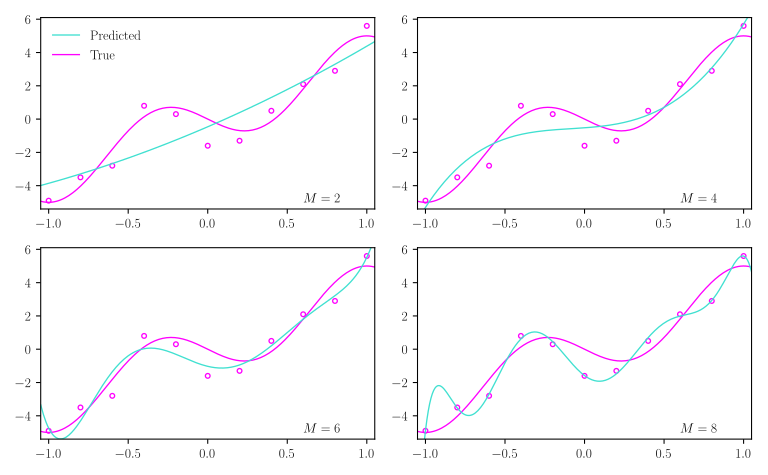

Write the Python code that produced this figure.
import matplotlib as mpl
import matplotlib.pyplot as plt
import numpy as np
from scipy.constants import golden

mpl.rc("text", usetex=True)
mpl.rc("font", family="serif")

x = np.array([-1, -0.8, -0.6, -0.4, -0.2, 0, 0.2, 0.4, 0.6, 0.8, 1])
t = np.array([-4.9, -3.5, -2.8, 0.8, 0.3, -1.6, -1.3, 0.5, 2.1, 2.9, 5.6])


def f(x):
    return 3 * np.sin((1 / 2) * np.pi * x) - 2 * np.sin((3 / 2) * np.pi * x)


Ms = [2, 4, 6, 8]

fig = plt.figure(figsize=(8, 8 / golden))

for i, M in enumerate(Ms):
    N = len(x)
    X = np.zeros((N, M + 1))

    for m in range(M + 1):
        X[:, m] = x**m

    w = np.linalg.inv(X.T @ X) @ X.T @ t
    h = np.poly1d(np.flip(w, 0))

    x_ = np.linspace(x.min() - 0.05, x.max() + 0.05, 250)
    t_ = h(x_)

    ax = fig.add_subplot(2, 2, i + 1)

    ax.scatter(x, t, edgecolors="magenta", c="None", s=12.5, marker="o")
    if i == 0:
        ax.plot(x_, t_, color="turquoise", linewidth=1, label="Predicted", zorder=2)
    else:
        ax.plot(x_, t_, color="turquoise", linewidth=1, zorder=2)
    true = np.linspace(x.min() - 0.05, x.max() + 0.05, 250)
    if i == 0:
        ax.plot(true, f(true), color="magenta", linewidth=1, label="True", zorder=1)
    else:
        ax.plot(true, f(true), color="magenta", linewidth=1, zorder=1)

    ax.set_xlim(x.min() - 0.05, x.max() + 0.05)
    ax.text(0.6, -5, s=r"$M={}$".format(M))
    ax.set_ylim(t.min() - 0.5, t.max() + 0.5)
    # ax.set_title(str(M))
    if i == 0:
        ax.legend(frameon=False, loc=2)


plt.tight_layout()
plt.savefig("model_selection_poly_reg.png")
plt.show()
